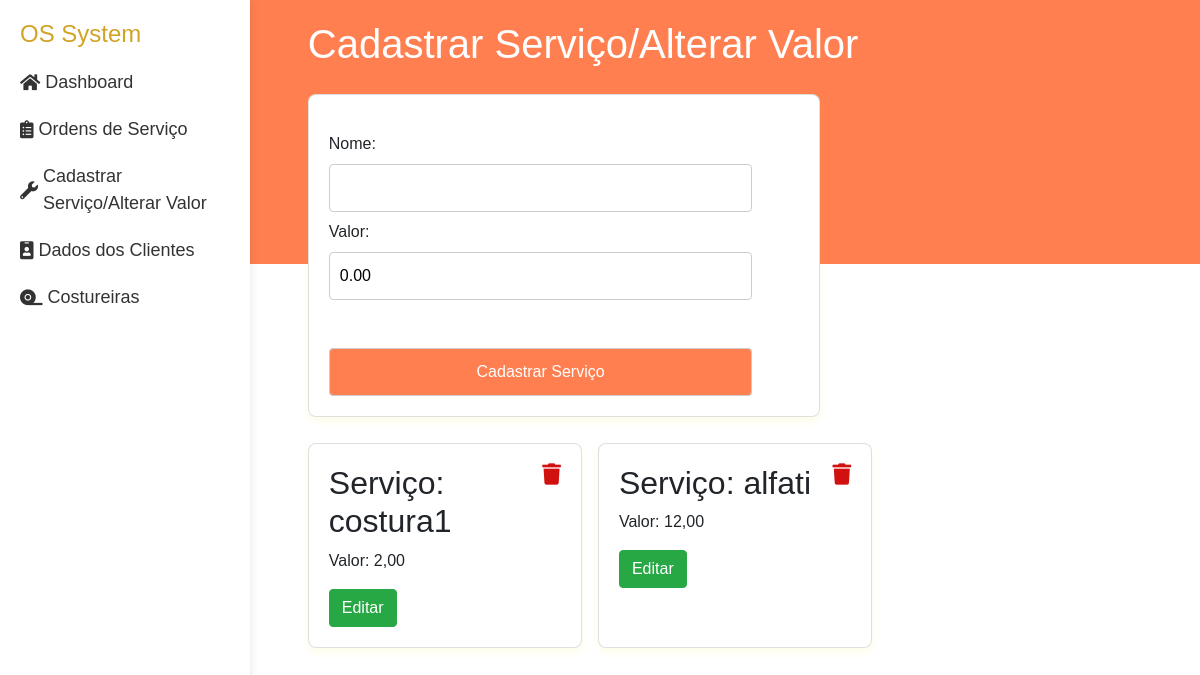
/servicos/, run on an earlier commit of the app's database.
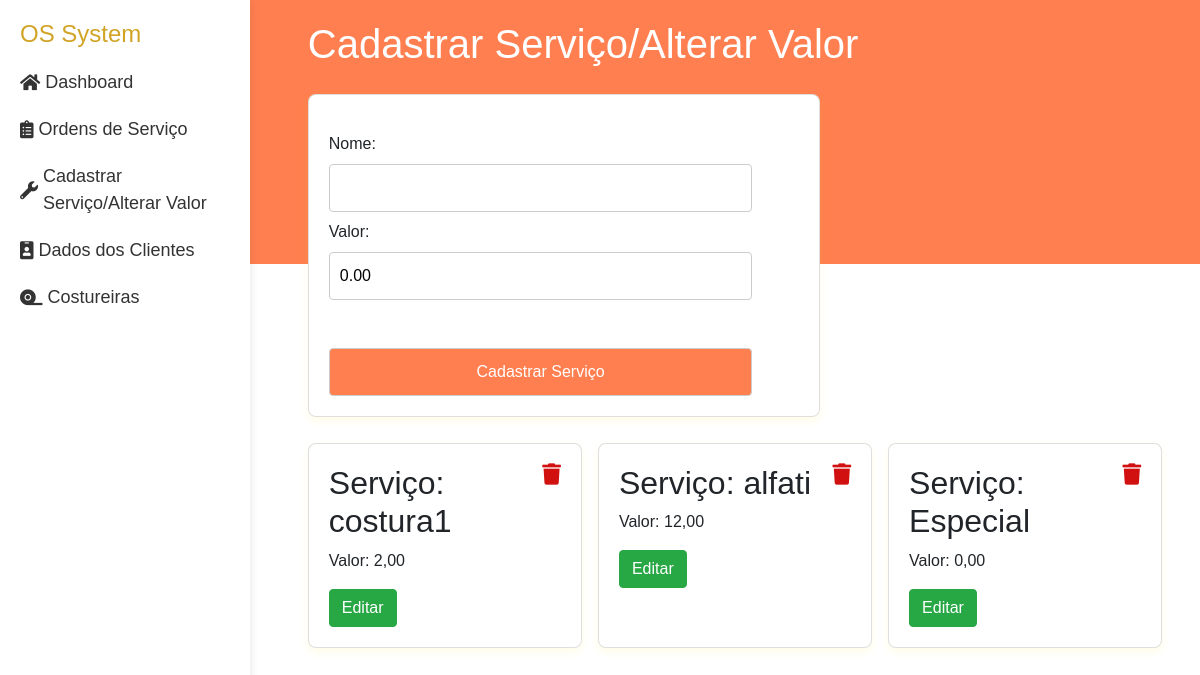
And on a later commit of the database.
### servicos/models.py (models this page shows, shortened)
class servicos(models.Model):
    nome = models.CharField(max_length=50)
    valor = models.DecimalField(max_digits=10, decimal_places=2)

### servicos/views.py (the view)
# urls.py: path('', views.services, name='servicos'),
def services(request):
    servicos = models.servicos.objects.all()
    if request.method == 'POST':
        form = forms.new_service(request.POST)
        if form.is_valid():
            form.save()
            messages.success(request, "Serviço Cadastrado !!!")
            return redirect('servicos:servicos')
    else:
        form = forms.new_service()
    return render(request, 'servicos/services.html', {'form': form, 'servicos':servicos})

### servicos/forms.py
class new_service(forms.ModelForm):
    class Meta:
        model = models.servicos
        fields = ['nome','valor']
        widgets = {
                'valor':forms.NumberInput(attrs={'min':'0', 'value': '0.00'}),
            }

### servicos/templates/servicos/services.html (shortened to what this page needs)
{% extends "layout.html" %}
{% load static %}
{% block css %}
    <link rel="stylesheet" href="{% static "css/servicos.css" %}">
{% endblock css %}
{% block content %}
    <h1>Cadastrar Serviço/Alterar Valor</h1>
    <div class="card pluss" >
        <form class='c1' method="post">
            {{form}}
            <button type="submit">Cadastrar Serviço</button>
        </form>
    </div>
    <div class="card-list">
        {% for service in servicos %}
            <div class="card">
                <h2>Serviço: {{ service.nome }}</h2>
                <p>Valor: {{ service.valor }}</p>
                <div class='btn-card'>
                    <div><a class="btn btn-success" href="{% url "servicos:alterar" service.id %}">Editar</a></div>
                    <div>
                        <a class="top-dir" href="{% url "servicos:deletar" service.id %}">
                            <i class="fa fa-light fa-trash fa-lg" style="color: #d11010;"></i>
                        </a>
                    </div>
                </div>
            </div>
        {% endfor %}
    </div>
{% endblock %}

What changed in the data, as far as the page shows it:
added servicos: nome "Especial", valor "0,00"
